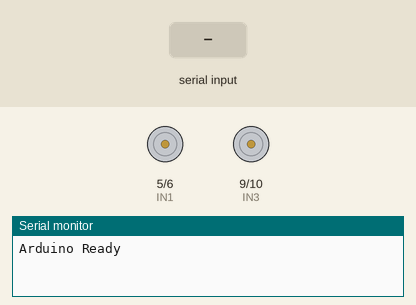
Simulated run of this sketch. Board: Arduino Uno, built with avr-gcc and run on an emulated ATmega328P. Parts: motor-driver pin pairs drawn as motors (green arrow = first pin HIGH = forward, orange = second pin HIGH = backward, longer = more drive, scaled by the enable pin), the last lines printed to the serial monitor. Inputs (shaded band) come from the test bench.

Above: at 1.2 s.
1.3 s: "F\n" received over Serial
At 2.4 s:
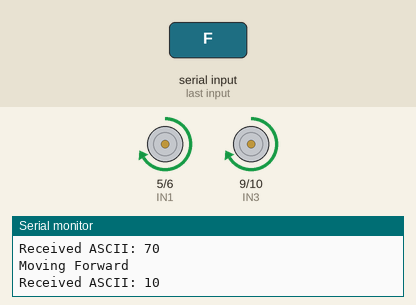
2.8 s: "B\n" received over Serial
At 3.5 s:
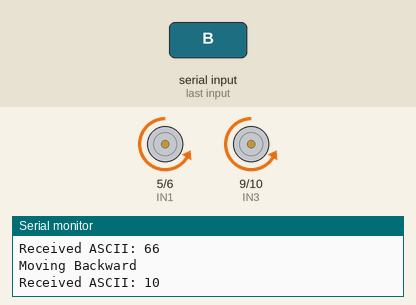
4.3 s: "L\n" received over Serial
At 4.7 s:
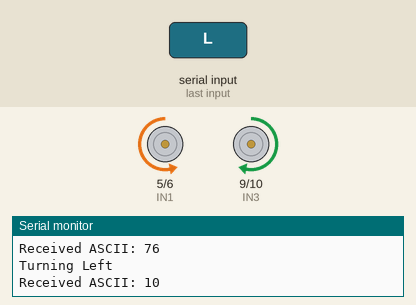
5.8 s: "R\n" received over Serial
At 7.0 s:
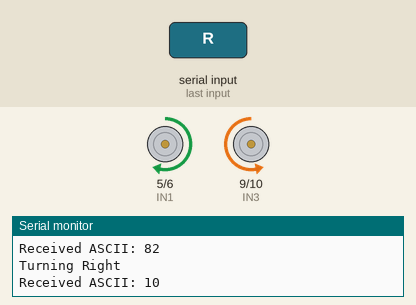
Timing chart, 0 to 8.3 s (numbered marks = the images above; inputs shaded):
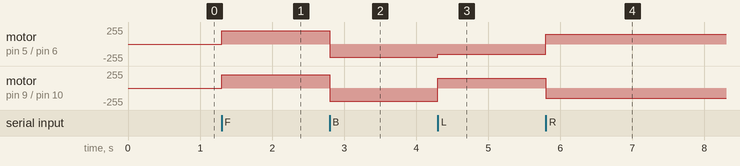

Measured:
- after the input at 1.3 s, motor on pin 5 (IN1) / pin 6 (IN2), motor on pin 9 (IN3) / pin 10 (IN4): stopped → forward 200/255 at once
- after the input at 2.8 s, motor on pin 5 (IN1) / pin 6 (IN2), motor on pin 9 (IN3) / pin 10 (IN4): forward 200/255 → backward 200/255 at once
- after the input at 4.3 s, motor on pin 5 (IN1) / pin 6 (IN2): backward 200/255 → backward 150/255 at once; motor on pin 9 (IN3) / pin 10 (IN4): backward 200/255 → forward 150/255 at once
- after the input at 5.8 s, motor on pin 5 (IN1) / pin 6 (IN2): backward 150/255 → forward 150/255 at once; motor on pin 9 (IN3) / pin 10 (IN4): forward 150/255 → backward 150/255 at once

The sketch:

sketch_aug5a.ino
```cpp
#define IN1 5  // Motor A direction
#define IN2 6  // Motor A direction
#define ENA 3  // Motor A speed (PWM)
#define IN3 9  // Motor B direction
#define IN4 10 // Motor B direction
#define ENB 11 // Motor B speed (PWM)

void setup() {
  Serial.begin(9600); // Start serial communication
  pinMode(IN1, OUTPUT);
  pinMode(IN2, OUTPUT);
  pinMode(ENA, OUTPUT);
  pinMode(IN3, OUTPUT);
  pinMode(IN4, OUTPUT);
  pinMode(ENB, OUTPUT);
  // Initialize motors to stopped state
  digitalWrite(IN1, LOW);
  digitalWrite(IN2, LOW);
  digitalWrite(IN3, LOW);
  digitalWrite(IN4, LOW);
  analogWrite(ENA, 0);
  analogWrite(ENB, 0);
  Serial.println("Arduino Ready");
}

void loop() {
  if (Serial.available() > 0) {
    char command = Serial.read(); // Read incoming serial data
    // Print raw ASCII value for debugging
    Serial.print("Received ASCII: ");
    Serial.println((int)command);
    // Ignore newline (10) and carriage return (13)
    if (command == '\n' || command == '\r') {
      return;
    }
    // Process command (case-insensitive)
    switch (toupper(command)) {
      case 'F': // Move Forward
        digitalWrite(IN1, HIGH);
        digitalWrite(IN2, LOW);
        digitalWrite(IN3, HIGH);
        digitalWrite(IN4, LOW);
        analogWrite(ENA, 200);
        analogWrite(ENB, 200);
        Serial.println("Moving Forward");
        break;
      case 'B': // Move Backward
        digitalWrite(IN1, LOW);
        digitalWrite(IN2, HIGH);
        digitalWrite(IN3, LOW);
        digitalWrite(IN4, HIGH);
        analogWrite(ENA, 200);
        analogWrite(ENB, 200);
        Serial.println("Moving Backward");
        break;
      case 'L': // Turn Left
        digitalWrite(IN1, LOW);
        digitalWrite(IN2, HIGH);
        digitalWrite(IN3, HIGH);
        digitalWrite(IN4, LOW);
        analogWrite(ENA, 150);
        analogWrite(ENB, 150);
        Serial.println("Turning Left");
        break;
      case 'R': // Turn Right
        digitalWrite(IN1, HIGH);
        digitalWrite(IN2, LOW);
        digitalWrite(IN3, LOW);
        digitalWrite(IN4, HIGH);
        analogWrite(ENA, 150);
        analogWrite(ENB, 150);
        Serial.println("Turning Right");
        break;
      case 'S': // Stop
        digitalWrite(IN1, LOW);
        digitalWrite(IN2, LOW);
        digitalWrite(IN3, LOW);
        digitalWrite(IN4, LOW);
        analogWrite(ENA, 0);
        analogWrite(ENB, 0);
        Serial.println("Stopped");
        break;
      default:
        Serial.print("Invalid Command: ");
        Serial.println(command);
        break;
    }
  }
}
```
